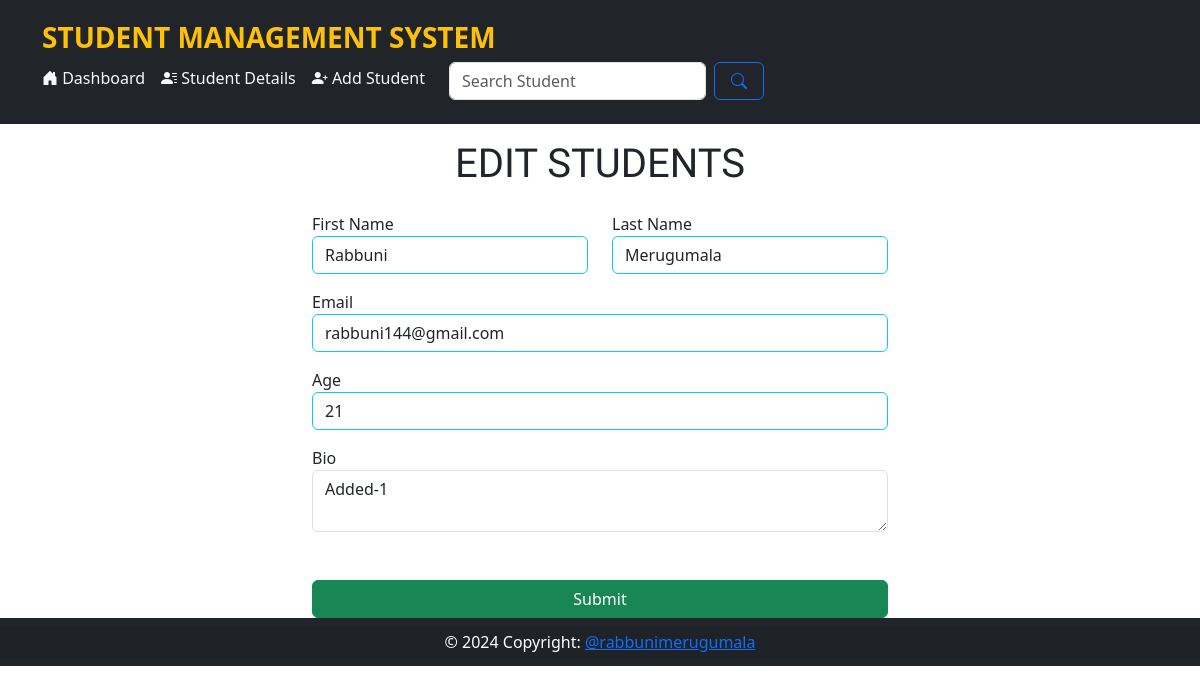
Page /edit_student/1 on the committed database.
### main.py (models this page shows)
class Student(db.Model):
    id = db.Column(db.Integer, primary_key=True)
    first_name = db.Column(db.String(100), nullable=False)
    last_name = db.Column(db.String(100), nullable=False)
    email = db.Column(db.String(80), unique=True, nullable=False)
    age = db.Column(db.Integer)
    created_at = db.Column(db.DateTime(timezone=True), server_default=func.now())
    bio = db.Column(db.Text)

### main.py (the view, shortened to what this page needs)
@app.route('/edit_student/<int:student_id>', methods=('GET', 'POST'))
def edit_student(student_id):
    student = Student.query.filter(Student.id == student_id).first()
    return render_template('edit_student.html', student=student)

### templates/edit_student.html (shortened to what this page needs)
{% extends 'base.html' %}
{% block content %}
<h1 style="font-family: 'Aclonica';font-size: 40px" class="text-center p-3">EDIT STUDENTS</h1>
<form method="post" class="container col-md-6">
    <div class="row">
        <div class="col-md-6 mb-3">
            <label for="first_name">First Name</label>
            <input value="{{student.first_name}}" type="text" class="form-control border border-info"
                   placeholder=" Student First Name.."
                   aria-label="First name" name="first_name" required>
        </div>
        <div class="col-md-6 mb-3">
            <label for="last_name">Last Name</label>
            <input value="{{student.last_name}}" type="text" class="form-control border border-info"
                   placeholder=" Student Last Name.."
                   aria-label="Last name" name="last_name" required>
        </div>
    </div>
    <div class="mb-3">
        <label for="email">Email</label>
        <input value="{{student.email}}" type="email" class="form-control border border-info"
               placeholder=" Student Email.."
               name="email"
               required>
    </div>
    <div class="mb-3">
        <label for="age">Age</label>
        <input value="{{student.age}}" type="text" class="form-control border border-info" placeholder=" Student Age.."
               name="age" required>
    </div>
    <div class="mb-5">
        <label for="bio">Bio</label>
        <textarea name="bio"
                  placeholder="Bio.."
                  class="form-control "
        >{{student.bio}}
    </textarea>
    </div>
    <div>
        <button class="btn btn-success w-100" type="submit">Submit</button>
    </div>
</form>
{% endblock %}

### static/styles/style.css (style rules this page uses)
* { margin:0; padding:0; }

### rows in the picture
Student: first_name "Rabbuni", last_name "Merugumala", email "rabbuni144@gmail.com", age "21", bio "Added-1"
